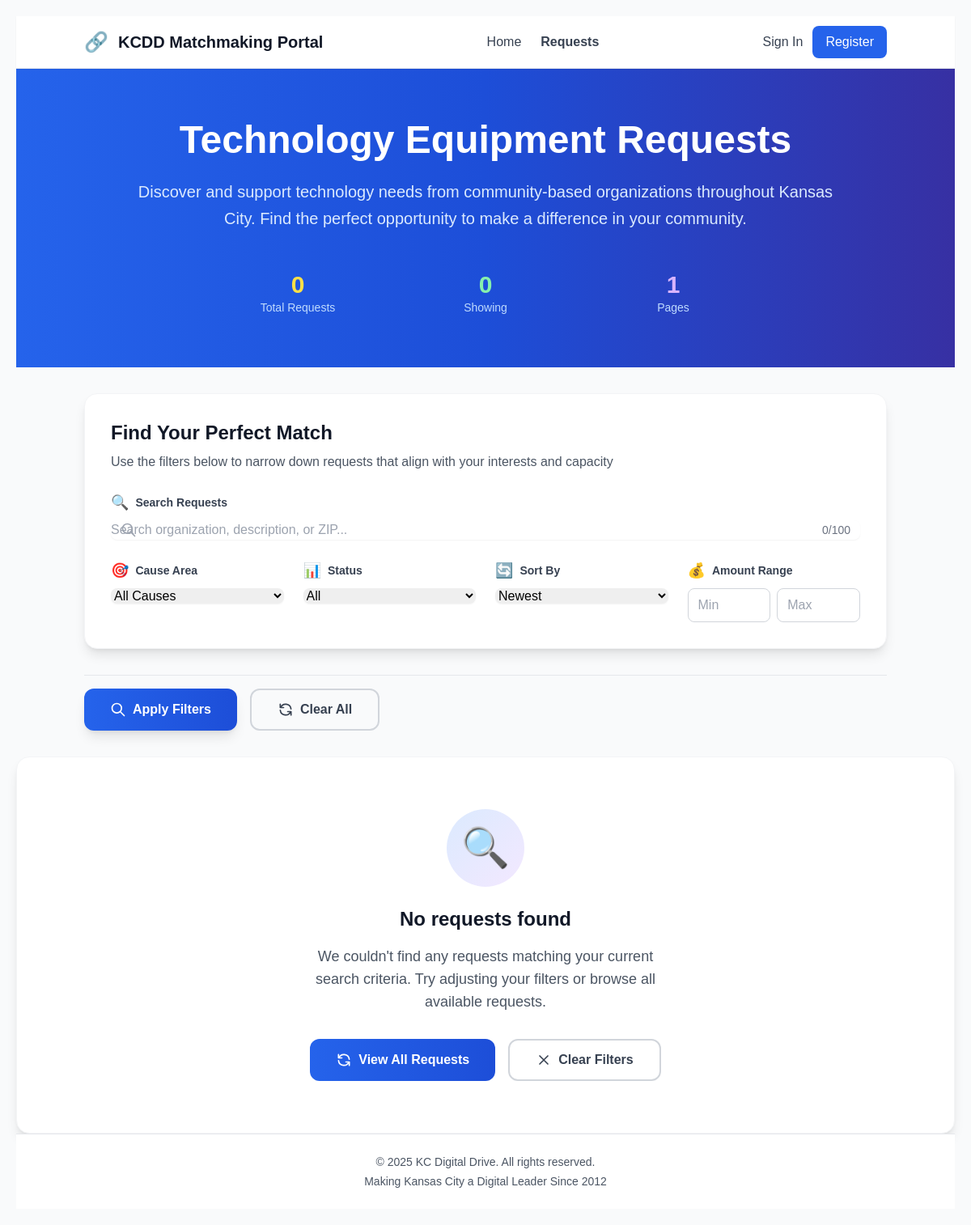
The app's page /requests/, older data.
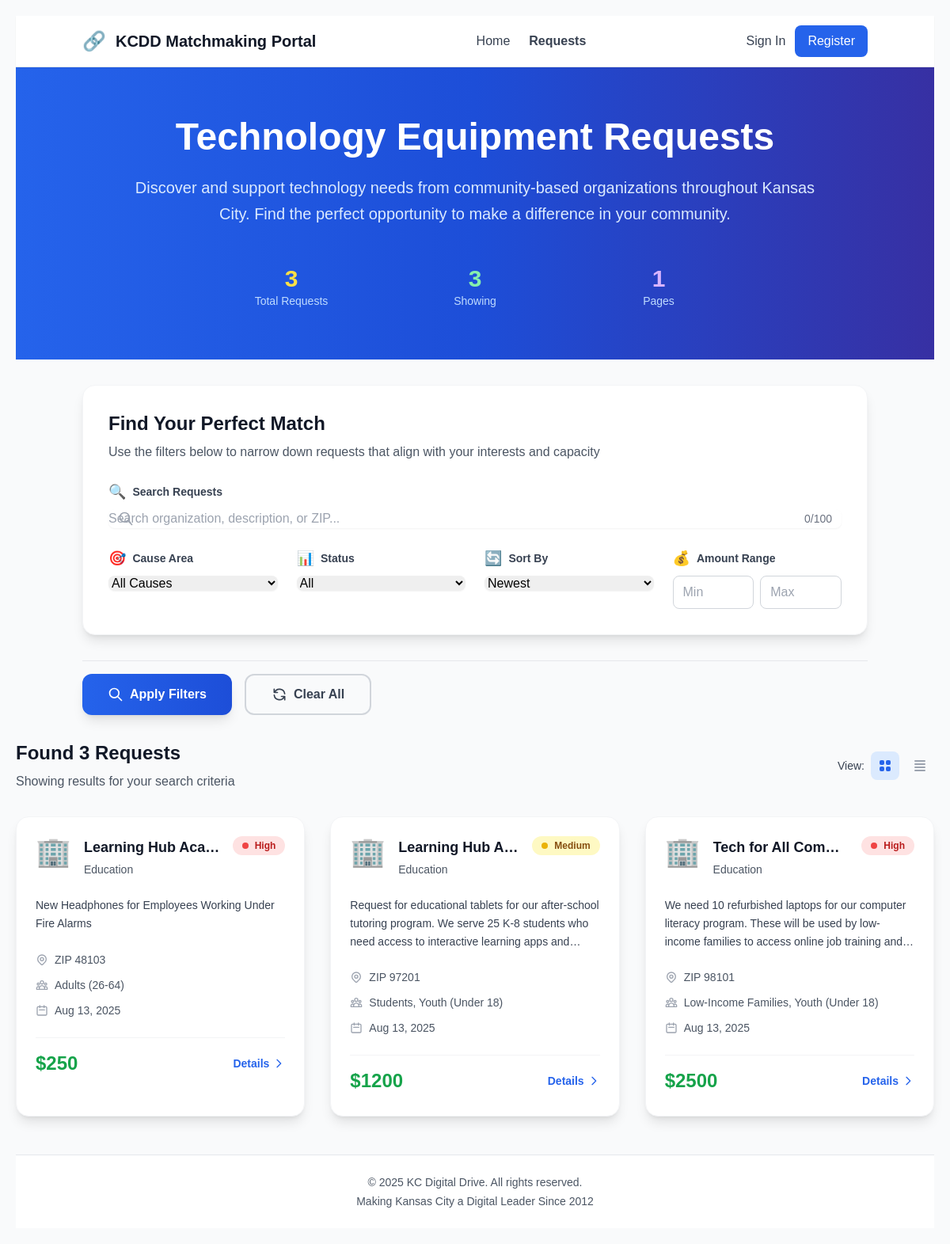
The same page, newer data.
### app/models/request.py (models this page shows, shortened)
class Request(models.Model):
    STATUS_CHOICES = [
        ('open', 'Open'),
        ('claimed', 'Claimed'),
        ('fulfilled', 'Fulfilled'),
    ]
    URGENCY_CHOICES = [
        ('low', 'Low'),
        ('medium', 'Medium'),
        ('high', 'High'),
    ]
    id = models.UUIDField(primary_key=True, default=uuid.uuid4, editable=False)
    organization = models.ForeignKey('app.Organization', on_delete=models.CASCADE, related_name='requests')
    cause_area = models.ForeignKey('app.CauseArea', on_delete=models.PROTECT)
    donor = models.ForeignKey(settings.AUTH_USER_MODEL, on_delete=models.SET_NULL, null=True, blank=True, related_name='claimed_requests')
    description = models.TextField(help_text="What is needed and why?")
    amount = models.DecimalField(
        max_digits=10,
        decimal_places=2,
        validators=[MinValueValidator(0.01)],
        help_text="Dollar amount requested"
    )
    urgency = models.CharField(max_length=10, choices=URGENCY_CHOICES, default='medium')
    zipcode = models.CharField(max_length=10, help_text="ZIP code where assistance is needed")
    identity_categories = models.ManyToManyField('app.IdentityCategory', blank=True, help_text="Recipient identity tags")
    status = models.CharField(max_length=10, choices=STATUS_CHOICES, default='open')
    donor_note = models.TextField(blank=True, help_text="Note from donor about fulfillment plan")
    created_at = models.DateTimeField(auto_now_add=True)
    updated_at = models.DateTimeField(auto_now=True)
    claimed_at = models.DateTimeField(null=True, blank=True)
    fulfilled_at = models.DateTimeField(null=True, blank=True)
    class Meta:
        ordering = ['-created_at']
    @property
    def is_open(self):
        return self.status == 'open'
    @property
    def urgency_badge_class(self):
        badges = {
            'low': 'bg-gray-100 text-gray-700',
            'medium': 'bg-yellow-100 text-yellow-800',
            'high': 'bg-red-100 text-red-700',
        }
        return badges.get(self.urgency, 'bg-gray-100 text-gray-700')

### app/models/organization.py (models this page shows, shortened)
class Organization(models.Model):
    id = models.UUIDField(primary_key=True, default=uuid.uuid4, editable=False)
    user = models.OneToOneField(settings.AUTH_USER_MODEL, on_delete=models.CASCADE, related_name='organization')
    name = models.CharField(max_length=200)
    website = models.URLField(blank=True)
    mission = models.TextField(help_text="Organization mission/description")
    email = models.EmailField()
    phone = models.CharField(max_length=20, blank=True)
    address = models.TextField(blank=True)
    zipcode = models.CharField(
        max_length=10,
        validators=[RegexValidator(r'^\d{5}(-\d{4})?$', 'Enter a valid ZIP code')]
    )
    ein = models.CharField(
        max_length=12,
        blank=True,
        validators=[RegexValidator(r'^\d{2}-\d{7}$', 'Enter EIN in format: 12-3456789')],
        help_text="Tax ID in format: 12-3456789"
    )
    logo = models.ImageField(upload_to='org_logos/', blank=True, null=True)
    logo_emoji = models.CharField(max_length=10, blank=True, help_text="Emoji as fallback logo")
    cause_areas = models.ManyToManyField('app.CauseArea', blank=True)
    created_at = models.DateTimeField(auto_now_add=True)
    updated_at = models.DateTimeField(auto_now=True)
    class Meta:
        ordering = ['name']
    @property
    def display_logo(self):
        if self.logo:
            return self.logo.url
        return self.logo_emoji or "🏢"

### app/models/user.py (models this page shows)
class CauseArea(models.Model):
    name = models.CharField(max_length=100, unique=True)
    description = models.TextField(blank=True)
    is_active = models.BooleanField(default=True)
    created_at = models.DateTimeField(auto_now_add=True)
    class Meta:
        ordering = ['name']
    def __str__(self):
        return self.name

class IdentityCategory(models.Model):
    name = models.CharField(max_length=100, unique=True)
    is_active = models.BooleanField(default=True)
    created_at = models.DateTimeField(auto_now_add=True)
    class Meta:
        ordering = ['name']
        verbose_name_plural = "Identity categories"
    def __str__(self):
        return self.name

### app/views.py (the view, shortened to what this page needs)
# urls.py: path('requests/', views.request_board, name='request_board'),
def request_board(request):
    form = RequestSearchForm(request.GET)
    requests_queryset = Request.objects.all()
    if form.is_valid():
        if form.cleaned_data.get('cause'):
            requests_queryset = requests_queryset.filter(cause_area=form.cleaned_data['cause'])
        if form.cleaned_data.get('status'):
            requests_queryset = requests_queryset.filter(status=form.cleaned_data['status'])
        else:
            requests_queryset = requests_queryset.filter(status='open')
        sort_by = form.cleaned_data.get('sort', 'newest')
        if sort_by == 'oldest':
            requests_queryset = requests_queryset.order_by('created_at')
        elif sort_by == 'amount_asc':
            requests_queryset = requests_queryset.order_by('amount')
        elif sort_by == 'amount_desc':
            requests_queryset = requests_queryset.order_by('-amount')
        elif sort_by == 'urgency':
            requests_queryset = requests_queryset.extra(
                select={'urgency_order': "CASE WHEN urgency='high' THEN 1 WHEN urgency='medium' THEN 2 ELSE 3 END"}
            ).order_by('urgency_order', '-created_at')
        else:  # newest
            requests_queryset = requests_queryset.order_by('-created_at')
    else:
        requests_queryset = requests_queryset.filter(status='open').order_by('-created_at')
    paginator = Paginator(requests_queryset, 12)  # 12 requests per page
    page_number = request.GET.get('page')
    page_obj = paginator.get_page(page_number)
    context = {
        'form': form,
        'page_obj': page_obj,
        'requests': page_obj.object_list,
    }
    return render(request, 'request_board.html', context)

### templates/request_board.html (shortened to what the changed rows need)
{% extends 'base.html' %}
{% load static %}
{% block content %}
<section class="bg-gradient-to-r from-blue-600 via-blue-700 to-indigo-800 text-white py-16">
    <div class="container mx-auto px-4">
        <div class="text-center max-w-4xl mx-auto">
            <h1 class="text-4xl lg:text-5xl font-bold mb-6">Technology Equipment Requests</h1>
            <div class="grid grid-cols-3 gap-6 mt-12 max-w-2xl mx-auto">
                <div class="text-center">
                    <div class="text-3xl font-bold text-yellow-300">{{ requests.count|default:"0" }}</div>
                    <div class="text-blue-200 text-sm">Total Requests</div>
                </div>
                <div class="text-center">
                    <div class="text-3xl font-bold text-green-300">{{ requests|length }}</div>
                    <div class="text-blue-200 text-sm">Showing</div>
                </div>
            </div>
        </div>
    </div>
</section>
<div class="container mx-auto px-4 py-8">
    <div class="bg-white rounded-2xl shadow-lg border border-gray-100 p-8 mb-8">
        <div class="mb-6">
            <h2 class="text-2xl font-bold text-gray-900 mb-2">Find Your Perfect Match</h2>
        </div>
            </div>
    </div>
    {% if requests %}
        <div class="flex flex-col lg:flex-row justify-between items-start lg:items-center mb-8">
            <div>
                <h3 class="text-2xl font-bold text-gray-900 mb-2">Found {{ requests|length }} Request{{ requests|length|pluralize }}</h3>
                <p class="text-gray-600">Showing results for your search criteria</p>
            </div>
            <div class="flex items-center gap-2 mt-4 lg:mt-0">
                <span class="text-sm font-medium text-gray-700">View:</span>
                <button id="grid-view" class="p-2 rounded-lg bg-blue-100 text-blue-600 hover:bg-blue-200 transition-colors">
                </button>
                <button id="list-view" class="p-2 rounded-lg text-gray-400 hover:text-gray-600 hover:bg-gray-100 transition-colors">
                    <svg class="w-5 h-5" fill="currentColor" viewBox="0 0 20 20">
                        <path fill-rule="evenodd" d="M3 4a1 1 0 011-1h12a1 1 0 110 2H4a1 1 0 01-1-1zm0 4a1 1 0 011-1h12a1 1 0 110 2H4a1 1 0 01-1-1zm0 4a1 1 0 011-1h12a1 1 0 110 2H4a1 1 0 01-1-1zm0 4a1 1 0 011-1h12a1 1 0 110 2H4a1 1 0 01-1-1z" clip-rule="evenodd"></path>
                    </svg>
                </button>
            </div>
        </div>
        <div id="grid-results" class="grid md:grid-cols-2 lg:grid-cols-3 gap-8 mb-12">
            {% for request in requests %}
                <div class="group bg-white rounded-2xl shadow-lg hover:shadow-xl transition-all duration-300 transform hover:-translate-y-2 border border-gray-100 overflow-hidden">
                    <div class="p-6">
                        <div class="flex items-start gap-4 mb-6">
                            <div class="text-4xl group-hover:scale-110 transition-transform duration-300">
                                {{ request.organization.display_logo }}
                            </div>
                            <div class="flex-1 min-w-0">
                                <h3 class="font-bold text-lg text-gray-900 mb-1 truncate group-hover:text-blue-600 transition-colors">
                                    {{ request.organization.name }}
                                </h3>
                                <p class="text-sm text-gray-600">{{ request.cause_area.name }}</p>
                            </div>
                            <div class="flex flex-col gap-2">
                                <span class="inline-flex items-center px-3 py-1 rounded-full text-xs font-semibold {{ request.urgency_badge_class }}">
                                    <span class="w-2 h-2 rounded-full mr-2 {% if request.urgency == 'high' %}bg-red-500{% elif request.urgency == 'medium' %}bg-yellow-500{% else %}bg-green-500{% endif %}"></span>
                                    {{ request.get_urgency_display }}
                                </span>
                            </div>
                        </div>
                        <p class="text-gray-700 text-sm mb-6 leading-relaxed line-clamp-3">{{ request.description|truncatewords:25 }}</p>
                        <div class="space-y-3 mb-6">
                            <div class="flex items-center gap-2 text-sm text-gray-600">
                                <span>ZIP {{ request.zipcode }}</span>
                            </div>
                            {% if request.identity_categories.exists %}
                            <div class="flex items-center gap-2 text-sm text-gray-600">
                                <span>{{ request.identity_categories.all|join:", " }}</span>
                            </div>
                            {% endif %}
                            <div class="flex items-center gap-2 text-sm text-gray-600">
                                <svg class="w-4 h-4 text-gray-400" fill="none" stroke="currentColor" viewBox="0 0 24 24">
                                    <path stroke-linecap="round" stroke-linejoin="round" stroke-width="2" d="M8 7V3m8 4V3m-9 8h10M5 21h14a2 2 0 002-2V7a2 2 0 00-2-2H5a2 2 0 00-2 2v12a2 2 0 002 2z"></path>
                                </svg>
                                <span>{{ request.created_at|date:"M j, Y" }}</span>
                            </div>
                        </div>
                        <div class="flex justify-between items-center pt-4 border-t border-gray-100">
                            <div class="text-2xl font-bold text-green-600">
                                ${{ request.amount|floatformat:0 }}
                            </div>
                            <div class="flex gap-2">
                                <a href="{% url 'app:request_detail' request.id %}"
                                   class="group inline-flex items-center gap-1 text-blue-600 hover:text-blue-800 font-semibold text-sm transition-colors">
                                    <span>Details</span>
                                    <svg class="w-4 h-4 group-hover:translate-x-1 transition-transform" fill="none" stroke="currentColor" viewBox="0 0 24 24">
                                        <path stroke-linecap="round" stroke-linejoin="round" stroke-width="2" d="M9 5l7 7-7 7"></path>
                                    </svg>
                                </a>
                            </div>
                        </div>
                    </div>
                </div>
            {% endfor %}
        </div>
    {% else %}
        <div class="bg-white rounded-2xl shadow-lg border border-gray-100 p-16 text-center">
            <div class="bg-gradient-to-br from-blue-100 to-purple-100 w-24 h-24 rounded-full flex items-center justify-center mx-auto mb-6">
                <span class="text-5xl">🔍</span>
            </div>
            <h3 class="text-2xl font-bold text-gray-900 mb-4">No requests found</h3>
            <p class="text-gray-600 text-lg mb-8 max-w-md mx-auto">
                We couldn't find any requests matching your current search criteria.
                Try adjusting your filters or browse all available requests.
            </p>
            <div class="flex flex-col sm:flex-row gap-4 justify-center">
                <a href="{% url 'app:request_board' %}"
                   class="inline-flex items-center gap-2 bg-gradient-to-r from-blue-600 to-blue-700 text-white px-8 py-3 rounded-xl font-semibold hover:from-blue-700 hover:to-blue-800 transition-all duration-300 transform hover:-translate-y-1">
                    <svg class="w-5 h-5" fill="none" stroke="currentColor" viewBox="0 0 24 24">
                        <path stroke-linecap="round" stroke-linejoin="round" stroke-width="2" d="M4 4v5h.582m15.356 2A8.001 8.001 0 004.582 9m0 0H9m11 11v-5h-.581m0 0a8.003 8.003 0 01-15.357-2m15.357 2H15"></path>
                    </svg>
                    <span>View All Requests</span>
                </a>
                <button onclick="clearFilters()"
                        class="inline-flex items-center gap-2 border-2 border-gray-300 text-gray-700 px-8 py-3 rounded-xl font-semibold hover:border-gray-400 hover:bg-gray-50 transition-all duration-300">
                    <svg class="w-5 h-5" fill="none" stroke="currentColor" viewBox="0 0 24 24">
                        <path stroke-linecap="round" stroke-linejoin="round" stroke-width="2" d="M6 18L18 6M6 6l12 12"></path>
                    </svg>
                    <span>Clear Filters</span>
                </button>
            </div>
        </div>
    {% endif %}
{% endblock %}

Row changes from the older to the newer data that the page shows:
added Request: organization.display_logo "🏢", organization.name "Learning Hub Aca…", cause_area.name "Education", urgency "High", description "New Headphones for Employees Working Under Fire Alarms", zipcode "48103", identity_categories.all "Adults (26-64)", created_at "Aug 13, 2025", amount "250"
added Request: organization.display_logo "🏢", organization.name "Learning Hub A…", cause_area.name "Education", urgency "Medium", description "Request for educational tablets for our after-school tutoring program. We serve 25 K-8 students who need access to interactive learning apps…", zipcode "97201", identity_categories.all "Students, Youth (Under 18)", created_at "Aug 13, 2025", amount "1200"
added Request: organization.display_logo "🏢", organization.name "Tech for All Com…", cause_area.name "Education", urgency "High", description "We need 10 refurbished laptops for our computer literacy program. These will be used by low-income families to access online job training…", zipcode "98101", identity_categories.all "Low-Income Families, Youth (Under 18)", created_at "Aug 13, 2025", amount "2500"
Text that changed along with them:
{{ requests.count|default:"0" }}: "0" → "3"
{{ requests|length }}: "0" → "3"
{{ requests|length }}: (not shown) → "3"
text no longer shown: "🔍 No requests found We couldn't find any requests matching your current search criteria. Try adjusting your filters or browse all available requests. View All Requests Clear Filters"
text now shown: "Found Request Showing results for your search criteria View:"
